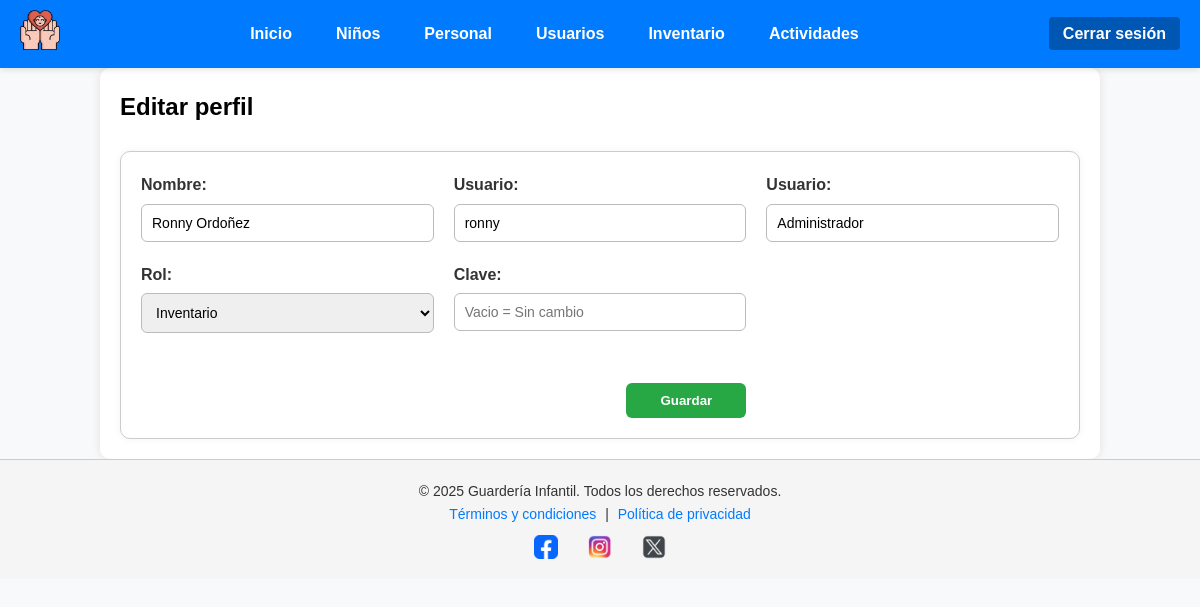
/MVC/index.php?c=Usuario&a=editar&id=1 (signed in), run on the app's committed database.
### tables this page shows
CREATE TABLE `usuarios` (
  `id` int(11) NOT NULL,
  `nombre` varchar(100) NOT NULL,
  `usuario` varchar(50) NOT NULL,
  `clave` varchar(255) NOT NULL,
  `rol` enum('Administrador','Docente','Inventario') NOT NULL,
  `fecha_creacion` timestamp NOT NULL DEFAULT current_timestamp()
);

### MVC/controller/UsuarioController.php (called while the page is built, shortened)
<?php
require_once "model/dao/UsuarioDAO.php";
class UsuarioController {
    public function editar() {
        $id = $_GET['id'] ?? null;
        $usuario = UsuarioDAO::buscarPorId($id);
        require_once "view/usuario/usuario.edit.php";
    }
}
?>

### MVC/index.php (called while the page is built, shortened)
<?php
$a = isset($_GET['a']) ? $_GET['a'] : 'index';
$controller = new $controllerClass();
$controller->$a();

### MVC/model/dao/UsuarioDAO.php (called while the page is built, shortened)
<?php
class UsuarioDAO {
    public static function buscarPorId($id) {
        $conexion = Conexion::conectar();
        $stmt = $conexion->prepare("SELECT * FROM usuarios WHERE id = ?");
        $stmt->execute([$id]);
        return $stmt->fetch(PDO::FETCH_ASSOC);
    }
}

### MVC/view/usuario/usuario.edit.php (the view, shortened to what this page needs)
<?php require_once "view/templates/navbar.php"; ?>
<main class="container">
    <h2>Editar perfil</h2>
    <form action="index.php?c=Usuario&a=actualizar" method="POST" class="form-grid">
        <div class="form-group">
            <label for="nombre">Nombre:</label>
            <input type="text" name="nombre" id="nombre" value="<?= $usuario['nombre'] ?>" required>
        </div>
        <div class="form-group">
            <label for="usuario">Usuario:</label>
            <input type="text" name="usuario" id="usuario" value="<?= $usuario['usuario'] ?>" required>
        </div>
        <div class="form-group">
            <label for="rol">Usuario:</label>
            <input type="text" name="rol" id="rol" value="<?= $usuario['rol'] ?>" required>
        </div>
        <div class="form-group">
            <label for="rol">Rol:</label>
            <select name="rol" id="rol" required>
                <option value="Inventario" selected="<?= $usuario['rol'] == "Inventario" ?>">Inventario</option>
            </select>
        </div>
        <div class="form-group">
            <label for="clave">Clave:</label>
            <input type="password" name="clave" id="clave" placeholder="Vacio = Sin cambio">
        </div>
        <div class="form-acciones">
            <button type="submit" class="btn-agregar">Guardar</button>
        </div>
    </form>
</main>
<?php require_once "view/templates/footer.php"; ?>

### MVC/assets/css/home.css (style rules this page uses)
html { scroll-behavior: smooth; }
* { margin: 0; padding: 0; box-sizing: border-box; }
body { width: 100%; min-height: 100vh; overflow-x: hidden; background-color: #f8f9fa; font-family: Arial, sans-serif; line-height: 1.6; }
.container { width: 100%; margin: auto; padding: 20px; max-width: 1000px; background: white; border-radius: 10px; box-shadow: 0 0 10px rgba(0,0,0,0.1); }
.btn-agregar { display: inline-block; margin-top: 10px; padding: 10px 15px; background-color: #28a745; color: white; text-decoration: none; border-radius: 4px; font-weight: bold; }
.form-grid { display: grid; grid-template-columns: repeat(auto-fit, minmax(280px, 1fr)); gap: 20px; margin-top: 25px; padding: 20px; background-color: #fff; border: 1px solid #ccc; border-radius: 10px; box-shadow: 0 0 8px rgba(0, 0, 0, 0.05); }
.form-group { display: flex; flex-direction: column; }
.form-group label { font-weight: bold; margin-bottom: 6px; color: #333; }
.form-group input, .form-group select { padding: 10px; border-radius: 6px; border: 1px solid #bbb; font-size: 14px; transition: border-color 0.3s ease; }
.form-acciones { grid-column: span 2; display: flex; justify-content: flex-end; gap: 15px; margin-top: 20px; }
.btn-agregar { padding: 10px 20px; background-color: #28a745; color: white; font-weight: bold; border: none; border-radius: 6px; cursor: pointer; }
.btn-agregar, .btn-cancelar { padding: 10px 20px; border: none; font-weight: bold; text-align: center; text-decoration: none; border-radius: 6px; min-width: 120px; }
.btn-agregar { background-color: #28a745; color: white; }

### data on the page
usuarios: nombre "Ronny Ordoñez", usuario "ronny", rol "Administrador"
